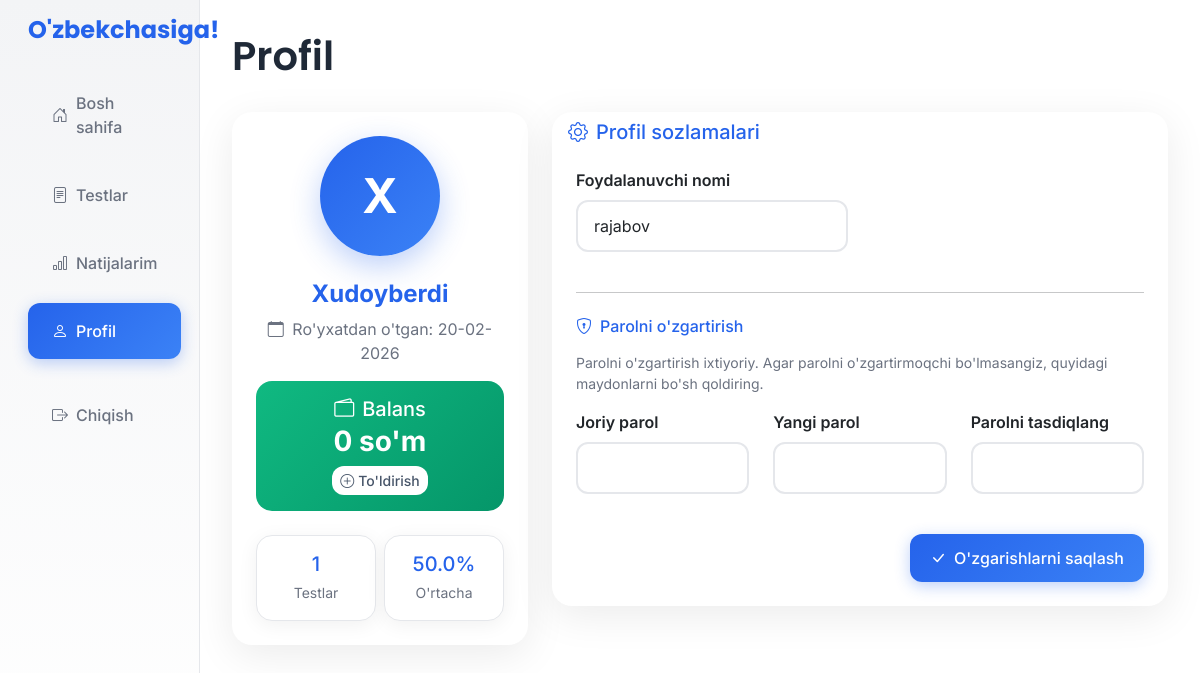
/profile/ (signed in), run on the app's committed database.
### TestApp/models.py (models this page shows, shortened)
class Person(models.Model):
    ROLE_CHOISES = (
        ('admin', 'admin'),
        ('user', 'User'),
    )
    name = models.CharField(max_length=150)
    login = models.CharField(max_length=150, unique=True)
    password = models.CharField(max_length=255)
    role = models.CharField(max_length=10, choices=ROLE_CHOISES, default='user')
    vaqt = models.DateTimeField(default = timezone.now)

### TestApp/views.py (the view, shortened to what this page needs)
# urls.py: path("profile/", views.profile, name = "profile"),
def profile(self):
    user_id = self.session.get('user_id')
    if not user_id:
        return redirect("TestApp:signup")
    user = Person.objects.get(id = user_id)
    test_results = TestResult.objects.filter(user=user)
    total_tests = test_results.count()
    avg_score = round(sum([r.score for r in test_results])/total_tests,2) if total_tests>0 else 0
    context = {
        "user":user,
        "total_tests" : total_tests,
        "avg_score":avg_score,
    }
    return render(self, "profile.html", context)

### TestApp/templates/profile.html (shortened to what this page needs)
{% load static %}
<!DOCTYPE html>
<html lang="uz">
<head>
    <link href="https://cdn.jsdelivr.net/npm/bootstrap@5.3.0/dist/css/bootstrap.min.css" rel="stylesheet">
    <link rel="stylesheet" href="https://cdn.jsdelivr.net/npm/bootstrap-icons@1.10.0/font/bootstrap-icons.css">
    <link rel="stylesheet" href="{% static 'css/profile.css' %}">
</head>
<body>
    <div class="container-fluid">
        <div class="row">
            <nav class="col-md-3 col-lg-2 d-md-block sidebar collapse">
                <div class="position-sticky pt-3">
                    <div class="text-center mb-4 px-3">
                        <h4 class="brand-title">O'zbekchasiga!</h4>
                    </div>
                    <ul class="nav flex-column">
                        <li class="nav-item">
                            <a class="nav-link" href="{% url 'TestApp:dashboard' %}">
                                <i class="bi bi-house-door me-2"></i>
                                Bosh sahifa
                            </a>
                        </li>
                        <li class="nav-item">
                            <a class="nav-link" href="{% url 'TestApp:tests' %}">
                                <i class="bi bi-file-text me-2"></i>
                                Testlar
                            </a>
                        </li>
                        <li class="nav-item">
                            <a class="nav-link" href="{% url 'TestApp:my_result' %}">
                                <i class="bi bi-bar-chart me-2"></i>
                                Natijalarim
                            </a>
                        </li>
                        <li class="nav-item">
                            <a class="nav-link active" href="{% url 'TestApp:profile' %}">
                                <i class="bi bi-person me-2"></i>
                                Profil
                            </a>
                        </li>
                                                <li class="nav-item mt-3">
                            <a class="nav-link" href="{% url 'TestApp:logout' %}">
                                <i class="bi bi-box-arrow-right me-2"></i>
                                Chiqish
                            </a>
                        </li>
                    </ul>
                </div>
            </nav>
            <main class="col-md-9 ms-sm-auto col-lg-10 main-content">
                <div class="d-flex justify-content-between flex-wrap flex-md-nowrap align-items-center mb-4">
                    <h1 class="page-title">Profil</h1>
                </div>
                <div class="row">
                    <div class="col-lg-4 mb-4">
                        <div class="card profile-card border-0">
                            <div class="card-body text-center p-4">
                                <div class="avatar-circle">
                                    {{user.name|slice:":1"}}                              </div>
                                <h4 class="text-primary fw-bold">{{user.name}}</h4>
                                <p class="text-muted mb-3">
                                    <i class="bi bi-calendar me-1"></i>
                                    Ro'yxatdan o'tgan: {{user.vaqt|date:"d-m-Y"}}
                                </p>
                                <div class="balance-card p-3 mb-3">
                                    <h5 class="mb-1">
                                        <i class="bi bi-wallet2 me-2"></i>Balans
                                    </h5>
                                    <h3 class="mb-2 fw-bold">0 so'm</h3>
                                    <a href="payment/topup" class="btn btn-light btn-sm">
                                        <i class="bi bi-plus-circle me-1"></i>To'ldirish
                                    </a>
                                </div>
                                <div class="row g-2 mt-3">
                                    <div class="col-6">
                                        <div class="stat-card p-3">
                                            <h5 class="text-primary mb-1">{{total_tests}}</h5>
                                            <small class="text-muted">Testlar</small>
                                        </div>
                                    </div>
                                    <div class="col-6">
                                        <div class="stat-card p-3">
                                            <h5 class="text-primary mb-1">{{avg_score}}%</h5>
                                            <small class="text-muted">O'rtacha</small>
                                        </div>
                                    </div>
                                </div>
                                                            </div>
                        </div>
                    </div>
                    <div class="col-lg-8">
                        <div class="card profile-card border-0">
                            <div class="card-header bg-transparent border-0 pb-0">
                                <h5 class="text-primary mb-0">
                                    <i class="bi bi-gear me-2"></i>Profil sozlamalari
                                </h5>
                            </div>
                            <div class="card-body p-4">
                                <form method="POST">
                                    <div class="row">
                                        <div class="col-md-6 mb-3">
                                            <label for="username" class="form-label fw-semibold">Foydalanuvchi nomi</label>
                                            <input type="text" class="form-control" id="username" name="username"
                                                   value="{{user.login}}" required>
                                        </div>
                                    </div>
                                    <hr class="my-4">
                                    <h6 class="text-primary mb-3">
                                        <i class="bi bi-shield-lock me-2"></i>Parolni o'zgartirish
                                    </h6>
                                    <p class="text-muted small mb-3">Parolni o'zgartirish ixtiyoriy. Agar parolni o'zgartirmoqchi bo'lmasangiz, quyidagi maydonlarni bo'sh qoldiring.</p>
                                    <div class="row">
                                        <div class="col-md-4 mb-3">
                                            <label for="current_password" class="form-label fw-semibold">Joriy parol</label>
                                            <input type="password" class="form-control" id="current_password" name="current_password">
                                        </div>
                                        <div class="col-md-4 mb-3">
                                            <label for="new_password" class="form-label fw-semibold">Yangi parol</label>
                                            <input type="password" class="form-control" id="new_password" name="new_password">
                                        </div>
                                        <div class="col-md-4 mb-3">
                                            <label for="confirm_password" class="form-label fw-semibold">Parolni tasdiqlang</label>
                                            <input type="password" class="form-control" id="confirm_password" name="confirm_password">
                                        </div>
                                    </div>
                                    <div class="d-flex justify-content-end mt-4">
                                        <button type="submit" class="btn btn-primary">
                                            <i class="bi bi-check-lg me-2"></i>O'zgarishlarni saqlash
                                        </button>
                                    </div>
                                </form>
                            </div>
                        </div>
                    </div>
                </div>
            </main>
        </div>
    </div>
</body>
</html>

### static/css/profile.css (style rules this page uses)
:root { --primary: #2563eb; --primary-foreground: #ffffff; --secondary: #3b82f6; --background: #ffffff; --foreground: #475569; --card: #f3f4f6; --card-foreground: #1f2937; --muted: #f3f4f6; --muted-foreground: #6b7280; --border: #e5e7eb; --sidebar: #f3f4f6; --sidebar-foreground: #1f2937; --sidebar-primary: #2563eb; --sidebar-accent: #3b82f6; --radius: 0.5rem; }
body { font-family: 'Inter', sans-serif; background: var(--background); color: var(--foreground); }
.sidebar { background: linear-gradient(180deg, var(--sidebar) 0%, var(--background) 100%); min-height: 100vh; box-shadow: 0 0 30px rgba(0,0,0,0.08); border-right: 1px solid var(--border); }
.sidebar .nav-link { color: var(--muted-foreground); padding: 1rem 1.5rem; border-radius: calc(var(--radius) + 0.25rem); margin: 0.375rem 1rem; transition: all 0.3s ease; font-weight: 500; display: flex; align-items: center; }
.sidebar .nav-link.active { background: linear-gradient(135deg, var(--sidebar-primary) 0%, var(--sidebar-accent) 100%); color: var(--primary-foreground); box-shadow: 0 4px 15px rgba(37, 99, 235, 0.3); }
.main-content { background: var(--background); min-height: 100vh; padding: 2rem; }
.profile-card { background: var(--background); border: 1px solid var(--border); border-radius: calc(var(--radius) + 0.75rem); box-shadow: 0 10px 40px rgba(0,0,0,0.08); }
.stat-card { background: var(--background); border: 1px solid var(--border); border-radius: calc(var(--radius) + 0.5rem); box-shadow: 0 4px 20px rgba(0,0,0,0.06); transition: all 0.3s ease; }
.btn-primary { background: linear-gradient(135deg, var(--primary) 0%, var(--secondary) 100%); border: none; border-radius: calc(var(--radius) + 0.25rem); padding: 0.75rem 1.25rem; font-weight: 500; box-shadow: 0 4px 15px rgba(37, 99, 235, 0.3); transition: all 0.3s ease; color: var(--primary-foreground); }
.form-control { border: 2px solid var(--border); border-radius: calc(var(--radius) + 0.25rem); padding: 0.75rem 1rem; transition: all 0.3s ease; }
.avatar-circle { width: 120px; height: 120px; background: linear-gradient(135deg, var(--primary) 0%, var(--secondary) 100%); border-radius: 50%; display: flex; align-items: center; justify-content: center; color: var(--primary-foreground); font-size: 3rem; font-weight: bold; margin: 0 auto 1.5rem; box-shadow: 0 10px 30px rgba(37, 99, 235, 0.3); }
.brand-title { font-family: 'Poppins', sans-serif; font-weight: 700; color: var(--primary); }
.page-title { font-family: 'Poppins', sans-serif; font-weight: 600; color: var(--card-foreground); }
.text-primary { color: var(--primary) !important; }
.text-muted { color: var(--muted-foreground) !important; }
.balance-card { background: linear-gradient(135deg, #10b981 0%, #059669 100%); border-radius: calc(var(--radius) + 0.5rem); color: var(--primary-foreground); }
.btn-light { background: var(--primary-foreground); border: none; border-radius: calc(var(--radius) + 0.25rem); color: var(--foreground); font-weight: 500; transition: all 0.3s ease; }

### data on the page
Person: name "X", name "Xudoyberdi", vaqt "20-02-2026", username "rajabov"

### other printed values
{{ total_tests }} "1"
{{ avg_score }} "50.0"
